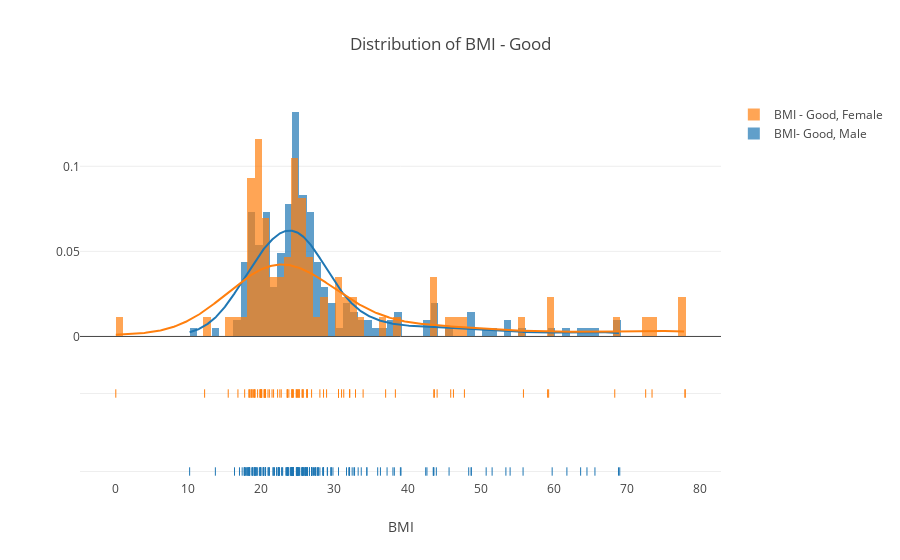

Source (notebook cell):
### Markdown cell above
Let's see how the BMI is distributed amon the Good guys

### Code cell
fig = ff.create_distplot([filtered['BMI'][(filtered['Alignment'] == 'good')  & (filtered['Gender'] == 'Male') & (filtered['BMI'] < 80)], filtered['BMI'][(filtered['Alignment'] == 'good')  & (filtered['Gender'] == 'Female') & (filtered['BMI'] < 80)]], ['BMI- Good, Male', 'BMI - Good, Female'])
fig['layout'].update(title='Distribution of BMI - Good', xaxis=dict(title='BMI'))
py.iplot(fig, filename='Basic Distplot')

### Figure 1 — Plotly figure (JSON) as saved in the notebook; plotly's stock layout.template omitted (floating-point values rounded to 4 significant figures; data arrays with more than 128 entries replaced by an {"elided": "..."} marker saying what was removed)
{"data": [{"autobinx": false, "histnorm": "probability density", "legendgroup": "BMI- Good, Male", "marker": {"color": "rgb(31, 119, 180)"}, "name": "BMI- Good, Male", "opacity": 0.7, "type": "histogram", "uid": "03d0520a-2e0b-44f3-9129-70c9b180535c", "x": {"elided": "205 float values"}, "xaxis": "x", "xbins": {"end": 69.05, "size": 1, "start": 10.19}, "yaxis": "y"}, {"autobinx": false, "histnorm": "probability density", "legendgroup": "BMI - Good, Female", "marker": {"color": "rgb(255, 127, 14)"}, "name": "BMI - Good, Female", "opacity": 0.7, "type": "histogram", "uid": "cd6673d6-8985-439a-8c86-7465f83f12d9", "x": [25.71, 24.78, 19.05, 21.67, 31.28, 20.01, 43.68, 24.93, 33.93, 20.57, 55.86, 22.72, 30.98, 20.42, 28.51, 72.59, 38.34, 24.16, 25.16, 25.13, 44.05, 20.01, 32.1, 26.87, 47.79, 46.29, 25.18, 20.57, 30.56, 18.71, 25, 25.68, 21.1, 24.19, 68.36, 17.72, 0.0814, 23.59, 32.88, 24.3, 19.49, 26.3, 26.28, 59.17, 24.38, 18.94, 19.88, 23.51, 19.92, 19.81, 20.38, 19.13, 24.25, 28.93, 20.06, 22.53, 18.42, 25.68, 21.46, 23.59, 26.2, 22.22, 16.8, 59.31, 20.42, 77.97, 45.91, 15.47, 18.62, 24.78, 23.77, 19.83, 12.23, 43.6, 28.01, 73.46, 25.56, 20.9, 78.0, 18.29, 32.07, 18.42, 37.01, 30.56, 18.73, 19.1], "xaxis": "x", "xbins": {"end": 78.0, "size": 1, "start": 0.0814}, "yaxis": "y"}, {"legendgroup": "BMI- Good, Male", "marker": {"color": "rgb(31, 119, 180)"}, "mode": "lines", "name": "BMI- Good, Male", "showlegend": false, "type": "scatter", "uid": "44c21760-dc85-4bc6-82ff-63a75b4931f1", "x": {"elided": "500 float values"}, "xaxis": "x", "y": {"elided": "500 float values"}, "yaxis": "y"}, {"legendgroup": "BMI - Good, Female", "marker": {"color": "rgb(255, 127, 14)"}, "mode": "lines", "name": "BMI - Good, Female", "showlegend": false, "type": "scatter", "uid": "c2673677-027e-4541-9ed3-cd680e95ced8", "x": {"elided": "500 float values"}, "xaxis": "x", "y": {"elided": "500 float values"}, "yaxis": "y"}, {"legendgroup": "BMI- Good, Male", "marker": {"color": "rgb(31, 119, 180)", "symbol": "line-ns-open"}, "mode": "markers", "name": "BMI- Good, Male", "showlegend": false, "type": "scatter", "uid": "5aeab17d-a4bc-4d14-8483-facb146291b4", "x": {"elided": "205 float values"}, "xaxis": "x", "y": {"elided": "205 str values"}, "yaxis": "y2"}, {"legendgroup": "BMI - Good, Female", "marker": {"color": "rgb(255, 127, 14)", "symbol": "line-ns-open"}, "mode": "markers", "name": "BMI - Good, Female", "showlegend": false, "type": "scatter", "uid": "1394efdd-e4e9-43f1-9b2a-856df27c20ff", "x": [25.71, 24.78, 19.05, 21.67, 31.28, 20.01, 43.68, 24.93, 33.93, 20.57, 55.86, 22.72, 30.98, 20.42, 28.51, 72.59, 38.34, 24.16, 25.16, 25.13, 44.05, 20.01, 32.1, 26.87, 47.79, 46.29, 25.18, 20.57, 30.56, 18.71, 25, 25.68, 21.1, 24.19, 68.36, 17.72, 0.0814, 23.59, 32.88, 24.3, 19.49, 26.3, 26.28, 59.17, 24.38, 18.94, 19.88, 23.51, 19.92, 19.81, 20.38, 19.13, 24.25, 28.93, 20.06, 22.53, 18.42, 25.68, 21.46, 23.59, 26.2, 22.22, 16.8, 59.31, 20.42, 77.97, 45.91, 15.47, 18.62, 24.78, 23.77, 19.83, 12.23, 43.6, 28.01, 73.46, 25.56, 20.9, 78.0, 18.29, 32.07, 18.42, 37.01, 30.56, 18.73, 19.1], "xaxis": "x", "y": ["BMI - Good, Female", "BMI - Good, Female", "BMI - Good, Female", "BMI - Good, Female", "BMI - Good, Female", "BMI - Good, Female", "BMI - Good, Female", "BMI - Good, Female", "BMI - Good, Female", "BMI - Good, Female", "BMI - Good, Female", "BMI - Good, Female", "BMI - Good, Female", "BMI - Good, Female", "BMI - Good, Female", "BMI - Good, Female", "BMI - Good, Female", "BMI - Good, Female", "BMI - Good, Female", "BMI - Good, Female", "BMI - Good, Female", "BMI - Good, Female", "BMI - Good, Female", "BMI - Good, Female", "BMI - Good, Female", "BMI - Good, Female", "BMI - Good, Female", "BMI - Good, Female", "BMI - Good, Female", "BMI - Good, Female", "BMI - Good, Female", "BMI - Good, Female", "BMI - Good, Female", "BMI - Good, Female", "BMI - Good, Female", "BMI - Good, Female", "BMI - Good, Female", "BMI - Good, Female", "BMI - Good, Female", "BMI - Good, Female", "BMI - Good, Female", "BMI - Good, Female", "BMI - Good, Female", "BMI - Good, Female", "BMI - Good, Female", "BMI - Good, Female", "BMI - Good, Female", "BMI - Good, Female", "BMI - Good, Female", "BMI - Good, Female", "BMI - Good, Female", "BMI - Good, Female", "BMI - Good, Female", "BMI - Good, Female", "BMI - Good, Female", "BMI - Good, Female", "BMI - Good, Female", "BMI - Good, Female", "BMI - Good, Female", "BMI - Good, Female", "BMI - Good, Female", "BMI - Good, Female", "BMI - Good, Female", "BMI - Good, Female", "BMI - Good, Female", "BMI - Good, Female", "BMI - Good, Female", "BMI - Good, Female", "BMI - Good, Female", "BMI - Good, Female", "BMI - Good, Female", "BMI - Good, Female", "BMI - Good, Female", "BMI - Good, Female", "BMI - Good, Female", "BMI - Good, Female", "BMI - Good, Female", "BMI - Good, Female", "BMI - Good, Female", "BMI - Good, Female", "BMI - Good, Female", "BMI - Good, Female", "BMI - Good, Female", "BMI - Good, Female", "BMI - Good, Female", "BMI - Good, Female"], "yaxis": "y2"}], "layout": {"barmode": "overlay", "hovermode": "closest", "legend": {"traceorder": "reversed"}, "title": "Distribution of BMI - Good", "xaxis": {"anchor": "y2", "domain": [0, 1], "title": "BMI", "zeroline": false}, "yaxis": {"anchor": "free", "domain": [0.35, 1], "position": 0}, "yaxis2": {"anchor": "x", "domain": [0, 0.25], "dtick": 1, "showticklabels": false}}}
